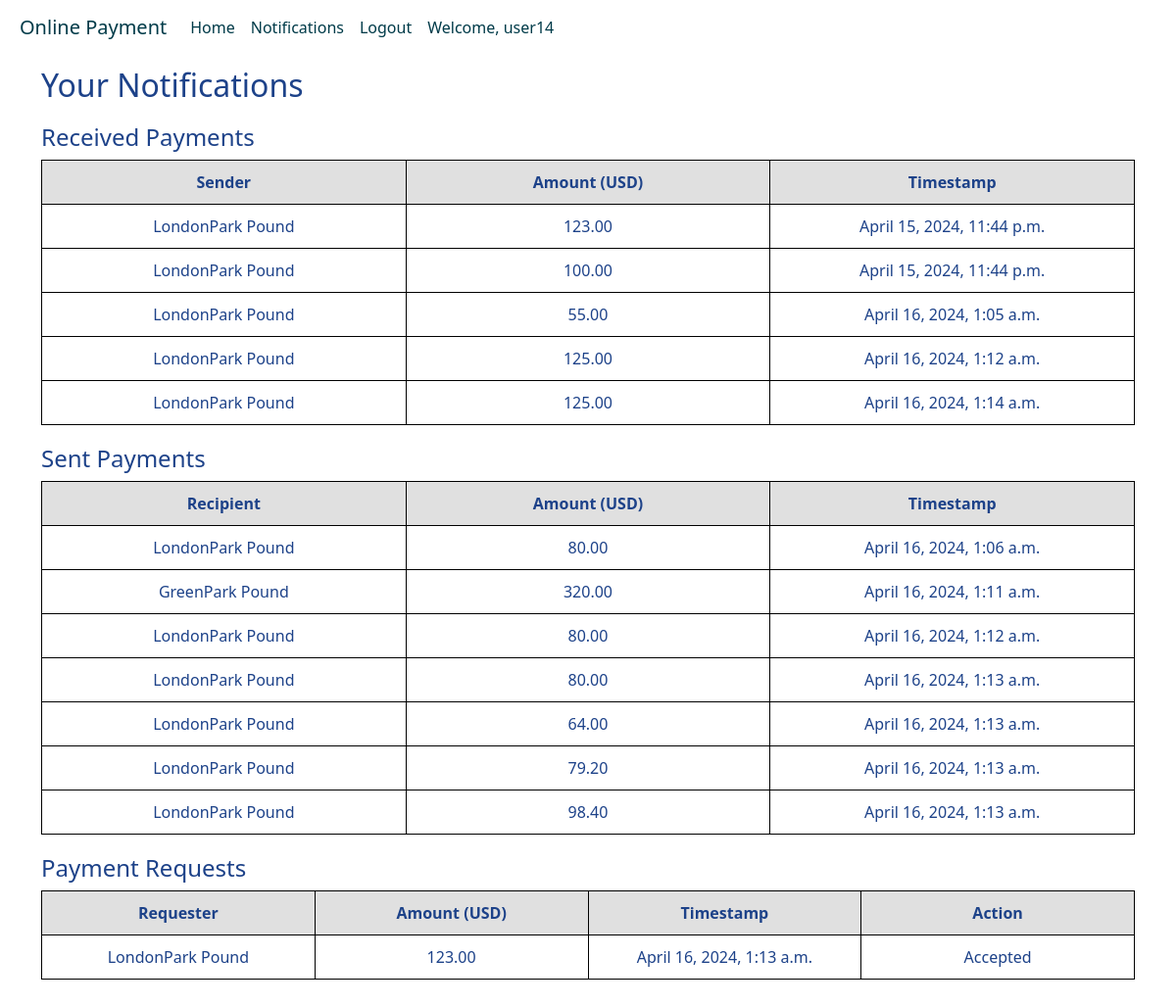
The app's page /payapp/notifications/ (signed in) with its own data.
### register/models.py (models this page shows, shortened)
class UserProfile(models.Model):
    user = models.OneToOneField(User, on_delete=models.CASCADE)
    first_name = models.CharField(max_length=100)
    last_name = models.CharField(max_length=100)
    email = models.EmailField()
    currency = models.CharField(max_length=3)
    balance = models.DecimalField(max_digits=10, decimal_places=2, default=1000)
    timestamp = models.DateTimeField(auto_now_add=True)

### payapp/models.py (models this page shows, shortened)
class Transaction(models.Model):
    sender = models.ForeignKey(UserProfile, on_delete=models.CASCADE, related_name='sent_transactions')
    recipient = models.ForeignKey(UserProfile, on_delete=models.CASCADE, related_name='received_transactions')
    amount = models.DecimalField(max_digits=10, decimal_places=2)
    timestamp = models.DateTimeField(auto_now_add=True)

class PaymentRequest(models.Model):
    sender = models.ForeignKey(UserProfile, related_name='sent_payment_requests', on_delete=models.CASCADE)
    recipient = models.ForeignKey(UserProfile, related_name='received_payment_requests', on_delete=models.CASCADE)
    amount = models.DecimalField(max_digits=10, decimal_places=2)
    timestamp = models.DateTimeField(auto_now_add=True)
    is_accepted = models.BooleanField(null=True, blank=True)

### payapp/views.py (the view)
# urls.py: path('notifications/', views.notifications, name='notifications'),
@login_required
def notifications(request):
    received_payments = Transaction.objects.filter(recipient=request.user.userprofile)
    sent_payments = Transaction.objects.filter(sender=request.user.userprofile)
    payment_requests = PaymentRequest.objects.filter(sender=request.user.userprofile)
    user_currency = request.user.userprofile.currency
    return render(request, 'notifications.html', {
        'received_payments': received_payments,
        'sent_payments': sent_payments,
        'payment_requests': payment_requests,
        'user_currency': user_currency
    })

### templates/notifications.html (shortened to what this page needs)
{% extends './base.html' %}
{% block content %}
    <h2>Your Notifications</h2>
    <h4>Received Payments</h4>
    <table>
        <tr>
            <th>Sender</th>
            <th>Amount ({{ user_currency }})</th>
            <th>Timestamp</th>
        </tr>
        {% for payment in received_payments %}
            <tr>
                <td>{{ payment.sender.user.first_name }} {{ payment.sender.user.last_name }}</td>
                <td>{{ payment.amount }}</td>
                <td>{{ payment.timestamp }}</td>
            </tr>
        {% empty %}
            <tr>
                <td colspan="3">No received payments yet.</td>
            </tr>
        {% endfor %}
    </table>
    <h4>Sent Payments</h4>
    <table>
        <tr>
            <th>Recipient</th>
            <th>Amount ({{ user_currency }})</th>
            <th>Timestamp</th>
        </tr>
        {% for payment in sent_payments %}
            <tr>
                <td>{{ payment.recipient.user.first_name }} {{ payment.recipient.user.last_name }}</td>
                <td>{{ payment.amount }}</td>
                <td>{{ payment.timestamp }}</td>
            </tr>
        {% empty %}
            <tr>
                <td colspan="3">No sent payments yet.</td>
            </tr>
        {% endfor %}
    </table>
    <h4>Payment Requests</h4>
    <table>
        <tr>
            <th>Requester</th>
            <th>Amount ({{ user_currency }})</th>
            <th>Timestamp</th>
            <th>Action</th>
        </tr>
        {% for request in payment_requests %}
            <tr>
                <td>{{ request.recipient.user.first_name }} {{ request.recipient.user.last_name }}</td>
                <td>{{ request.amount }}</td>
                <td>{{ request.timestamp }}</td>
                <td>
                    {% if request.is_accepted == None %}
                        <form method="post" style="display: flex; justify-content: center;">
                        {% csrf_token %}
                            <input type="submit" value="Accept" onclick="this.form.action='{% url 'accept_payment_request' request.id %}';">
                            <input type="submit" value="Decline" onclick="this.form.action='{% url 'decline_payment_request' request.id %}';">
                        </form>
                    {% elif request.is_accepted %}
                        Accepted
                    {% else %}
                        Declined
                    {% endif %}
                </td>
        {% empty %}
            <tr>
                <td colspan="4">No payment requests yet.</td>
            </tr>
        {% endfor %}
    </table>
{% endblock %}

### templates/base.html (shortened to what this page needs)
<!DOCTYPE html>
<html lang="en">
<head>
    {% load crispy_forms_tags %}
    <link href="https://cdn.jsdelivr.net/npm/bootstrap@5.3.0-alpha1/dist/css/bootstrap.min.css" rel="stylesheet">
</head>
<body>
<nav class="navbar navbar-expand-lg navbar-light fixed-top">
    <a class="navbar-brand" href="/register/user-list">Online Payment</a>
    <div class="collapse navbar-collapse" id="navbarText">
        <ul class="navbar-nav mr-auto">
            {% if user.is_authenticated %}
                <li class="nav-item">
                    <a class="nav-link" href="/register/user-list">Home</a>
                </li>
                <li class="nav-item">
                    <a class="nav-link" href="/payapp/notifications">Notifications</a>
                </li>
                <li class="nav-item">
                    <a class="nav-link" href="/register/logout">Logout</a>
                </li>
                <li class="nav-item">
                    <a class="nav-link" href="#">Welcome, {{user.username}}</a>
                </li>
            {% else %}
                <li class="nav-item">
                    <a class="nav-link" href="/register/login">Login</a>
                </li>
            {% endif %}
        </ul>
    </div>
</nav>
<div class="container py-5" id="content" name="content">
    {% block content %}
    {% endblock %}
</div>
</body>
</html>

### templates/base.html (style rules this page uses)
body { color: #1d4289; }
.navbar { background-color: #fff; }
.navbar .nav-link { color: #003b49 }
.navbar-brand { margin-left: 20px; color: #003b49 }
#content { margin-top: 20px; }

### templates/notifications.html (style rules this page uses)
h4 { margin-top: 20px; }
table { width: 100%; border-collapse: collapse; }
th, td { border: 1px solid black; padding: 10px; width: 25%; text-align: center; }
tr:nth-child(1) { background-color: #e0e0e0; }

### records on screen
UserProfile: currency "USD"
Transaction: sender.user.first_name "LondonPark", sender.user.last_name "Pound", amount "123.00", timestamp "April 15, 2024, 11:44 p.m."
Transaction: sender.user.first_name "LondonPark", sender.user.last_name "Pound", amount "100.00", timestamp "April 15, 2024, 11:44 p.m."
Transaction: sender.user.first_name "LondonPark", sender.user.last_name "Pound", amount "55.00", timestamp "April 16, 2024, 1:05 a.m."
Transaction: sender.user.first_name "LondonPark", sender.user.last_name "Pound", amount "125.00", timestamp "April 16, 2024, 1:12 a.m."
Transaction: sender.user.first_name "LondonPark", sender.user.last_name "Pound", amount "125.00", timestamp "April 16, 2024, 1:14 a.m."
Transaction: recipient.user.first_name "LondonPark", recipient.user.last_name "Pound", amount "80.00", timestamp "April 16, 2024, 1:06 a.m."
Transaction: recipient.user.first_name "GreenPark", recipient.user.last_name "Pound", amount "320.00", timestamp "April 16, 2024, 1:11 a.m."
Transaction: recipient.user.first_name "LondonPark", recipient.user.last_name "Pound", amount "80.00", timestamp "April 16, 2024, 1:12 a.m."
Transaction: recipient.user.first_name "LondonPark", recipient.user.last_name "Pound", amount "80.00", timestamp "April 16, 2024, 1:13 a.m."
Transaction: recipient.user.first_name "LondonPark", recipient.user.last_name "Pound", amount "64.00", timestamp "April 16, 2024, 1:13 a.m."
Transaction: recipient.user.first_name "LondonPark", recipient.user.last_name "Pound", amount "79.20", timestamp "April 16, 2024, 1:13 a.m."
Transaction: recipient.user.first_name "LondonPark", recipient.user.last_name "Pound", amount "98.40", timestamp "April 16, 2024, 1:13 a.m."
PaymentRequest: recipient.user.first_name "LondonPark", recipient.user.last_name "Pound", amount "123.00", timestamp "April 16, 2024, 1:13 a.m.", is_accepted "Accepted"

### other values on screen
{{ user.username }} "user14"
